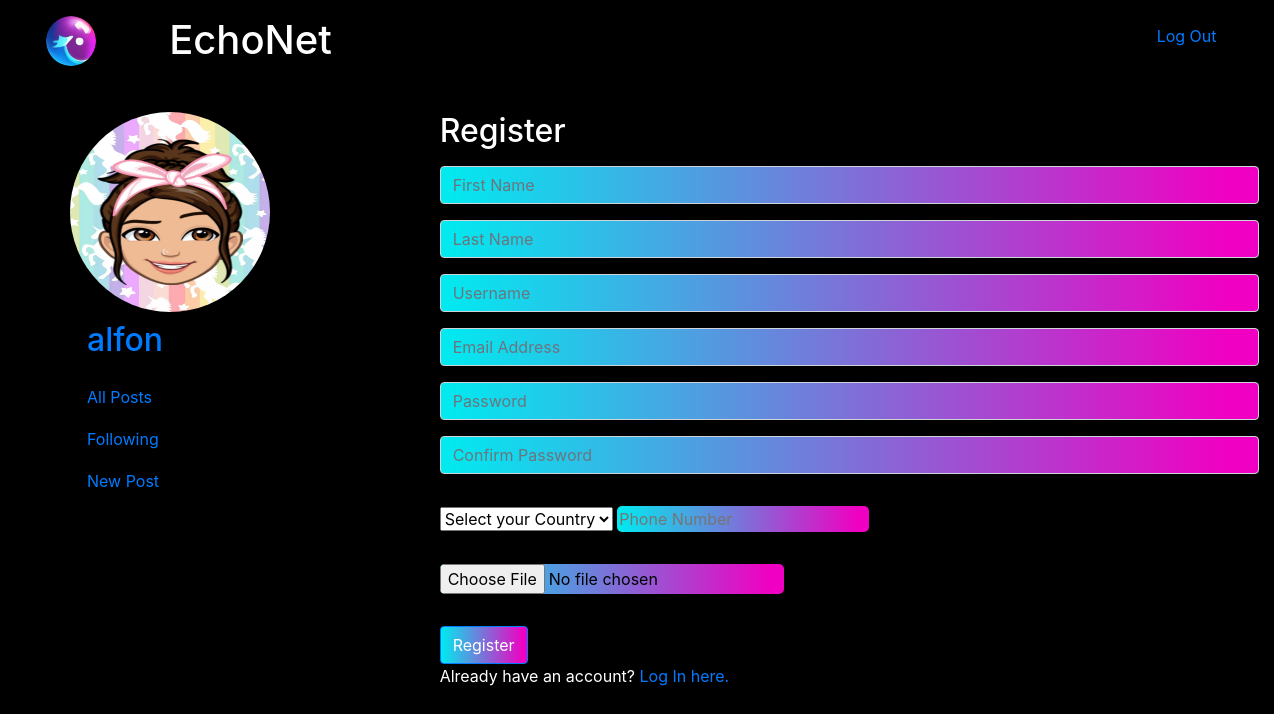
The page /register (signed in) on the database its author committed.
### network/models.py (models this page shows, shortened)
class User(AbstractUser):
    profile_image = models.ImageField(upload_to='profile_images', null=True, blank=True,default=None)
    first_name = models.CharField(max_length=50)
    last_name = models.CharField(max_length=50)
    username = models.CharField(max_length=50,unique=True,)
    email = models.EmailField(max_length=50,unique=True,)
    country = models.CharField(max_length= 50,default="")
    phone_number = models.CharField(max_length=50,default="",verbose_name='Phone Number')

### network/views.py (the view)
# urls.py: path("register", views.register, name="register"),
def register(request):
    if request.method == "POST":
        first_name = request.POST["first_name"]
        last_name = request.POST["last_name"]
        username = request.POST["username"]
        email = request.POST["email"]
        country = request.POST["country"]
        if "profile_image" in request.FILES:
            profile_image = request.FILES["profile_image"]
        else:
            profile_image = None
        password = request.POST["password"]
        confirmation = request.POST["confirmation"]
        if not password_validation(password):
            return render(request, "network/register.html", {
                "message": "Password must contain at least one uppercase letter, one lowercase letter, and one digit."
            })
        if User.objects.filter(email=email).exists():
            return render(request, "network/register.html", {
                "message": "Email already taken."
            })
        elif password != confirmation:
            return render(request, "network/register.html", {
                "message": "Passwords must match."
            })
        try:
            user = User.objects.create_user(first_name=first_name,last_name=last_name,username=username,email=email,country=country,profile_image=profile_image,password=password)
        except IntegrityError:
            return render(request, "network/register.html", {
                "message": "Username already taken."
            })
        login(request, user)
        return HttpResponseRedirect(reverse("index"))
    else:
        return render(request, "network/register.html")

### network/templates/network/register.html (shortened to what this page needs)
{% extends "network/layout.html" %}
{% block body %}
    <h2>Register</h2>
    <form action="{% url 'register' %}" method="post" enctype="multipart/form-data">
        <div class="form-group">
            <input class="form-control" autofocus type="text" name="first_name" placeholder="First Name" required>
        </div>
        <div class="form-group">
            <input class="form-control" autofocus type="text" name="last_name" placeholder="Last Name" required>
        </div>
        <div class="form-group">
            <input class="form-control" autofocus type="text" name="username" placeholder="Username" required>
        </div>
        <div class="form-group">
            <input class="form-control" type="email" name="email" placeholder="Email Address" required>
        </div>
        <div class="form-group">
            <input class="form-control" type="password" name="password" placeholder="Password" required>
        </div>
        <div class="form-group">
            <input class="form-control" type="password" name="confirmation" placeholder="Confirm Password" required>
        </div>
        <div class="form-group">
            <div class="form-group" >
                <select id="country" name="country" required>
                    <option value="" disabled selected hidden>Select your Country</option>
                </select>
                <input  type="text" id="phone" name="phone_number" placeholder="Phone Number" required>
            </div>
        </div>
        <div class="form-group">
            <input type="file" name="profile_image" placeholder="Profile Image" id="profile_image">
        </div>
        <input class="btn btn-primary" type="submit" value="Register">
    </form>
    Already have an account? <a href="{% url 'login' %}">Log In here.</a>
{% endblock %}

### network/templates/network/layout.html (shortened to what this page needs)
{% load static %}
<!DOCTYPE html>
<html lang="en">
    <head>
        <link rel="stylesheet" href="https://stackpath.bootstrapcdn.com/bootstrap/4.4.1/css/bootstrap.min.css"
>
        <link href="{% static 'network/styles.css' %}" rel="stylesheet">
        <link href="{% static 'fontawesomefree/css/fontawesome.css' %}" rel="stylesheet" type="text/css">
        <link href="{% static 'fontawesomefree/css/brands.css' %}" rel="stylesheet" type="text/css">
        <link href="{% static 'fontawesomefree/css/solid.css' %}" rel="stylesheet" type="text/css">
    </head>
    <body>
        <div>
            <div class="logo d-flex mb-4">
                <div class=" col-1 m-3 text-right">
                    <a class="col-12" href="{% url 'index' %}">
                        <img src="{% static 'network/images/LogoRedondo.png' %}" width="50rem" />
                    </a>
                </div>
                <div class="col-9 d-flex  m-3">
                    <h1 class="">EchoNet</h1>
                </div>
                {% if user.is_authenticated %}
                <div class="col-2 ">
                    <a class="nav-link mt-3" href="{% url 'logout' %}">Log Out</a>
                </div>
                {% endif %}
            </div>
            <div class="body d-flex">
                <div class="col-4">
                    <nav class="col-12 ">
                        <ul class="  ">
                            {% if user.is_authenticated %}
                            <div >
                                    {% if user.profile_image %}
                                    <img src="{{user.profile_image.url }}" alt="" width="200" height="200">
                                    {% endif %}
                            </div>
                            <li class="nav-item">
                                <a class="nav-link" href=" {% url 'profile' userConected=user.username %}"><strong>
                                    <h2>{{user.username }}</h2></strong></a>
                            </li>
                            {% endif %}
                            <li class="nav-item ">
                                <a class="nav-link " href="{% url 'index' %}">All Posts</a>
                            </li>
                            {% if user.is_authenticated %}
                            <li class="nav-item">
                                <a class="nav-link" href="{% url 'following' %}">Following</a>
                            </li>
                            <li class="nav-item">
                                <a class="nav-link" href="{% url 'newPost' %}">New Post</a>
                            </li>
                            {% endif %}
                        </ul>
                    </nav>
                </div>
                <div class="block col-8  ">
                    {% block body %}
                    {% endblock %}
                </div>
            </div>
        </div>
    </body>
</html>

### network/static/network/styles.css (style rules this page uses)
li { border: 1px solid black; list-style: none; }
button,input,.page-link { border-radius: 5px; border: none; background: linear-gradient(90deg, rgba(218,76,76,1) 0%, rgba(0,235,240,1) 0%, rgba(240,0,194,1) 96%); -webkit-border-radius: 5px; -moz-border-radius: 5px; -ms-border-radius: 5px; -o-border-radius: 5px; margin-top: 1rem; color: black; }
body { background: #000; color: white; }
img { border-radius: 50%; -webkit-border-radius: 50%; -moz-border-radius: 50%; -ms-border-radius: 50%; -o-border-radius: 50%; }

### rows shown on the page
User: profile_image (picture), username "alfon"
